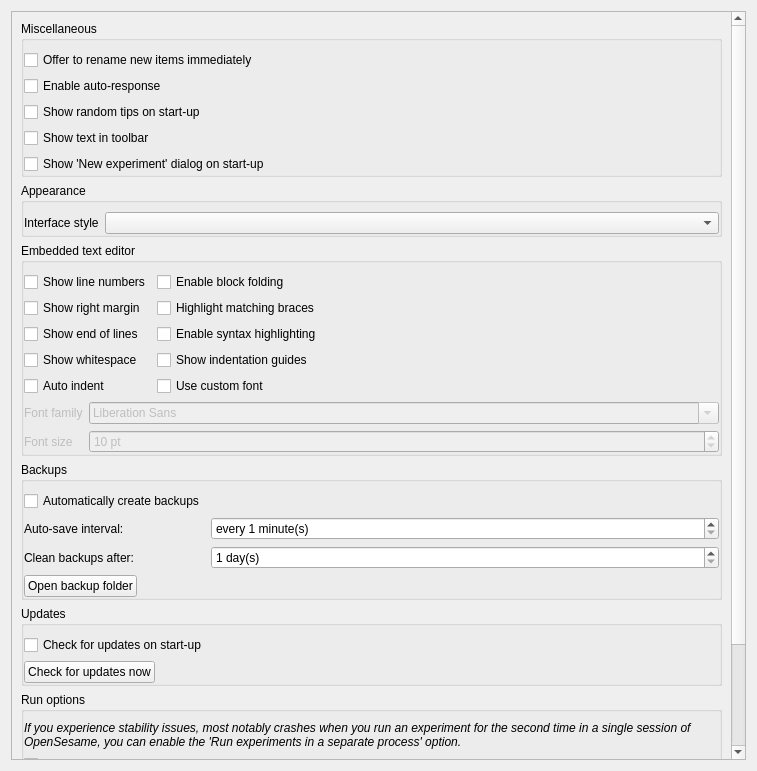
<?xml version="1.0" encoding="UTF-8"?>
<ui version="4.0">
 <class>Form</class>
 <widget class="QWidget" name="Form">
  <property name="geometry">
   <rect>
    <x>0</x>
    <y>0</y>
    <width>757</width>
    <height>771</height>
   </rect>
  </property>
  <property name="windowTitle">
   <string>Form</string>
  </property>
  <layout class="QVBoxLayout" name="verticalLayout">
   <item>
    <widget class="QScrollArea" name="scrollArea">
     <property name="widgetResizable">
      <bool>true</bool>
     </property>
     <widget class="QWidget" name="scrollAreaWidgetContents">
      <property name="geometry">
       <rect>
        <x>0</x>
        <y>0</y>
        <width>727</width>
        <height>930</height>
       </rect>
      </property>
      <layout class="QVBoxLayout" name="verticalLayout_2">
       <item>
        <widget class="QGroupBox" name="groupBox_2">
         <property name="sizePolicy">
          <sizepolicy hsizetype="Preferred" vsizetype="Fixed">
           <horstretch>0</horstretch>
           <verstretch>0</verstretch>
          </sizepolicy>
         </property>
         <property name="title">
          <string>Miscellaneous</string>
         </property>
         <layout class="QFormLayout" name="formLayout_3">
          <property name="leftMargin">
           <number>0</number>
          </property>
          <property name="rightMargin">
           <number>0</number>
          </property>
          <property name="bottomMargin">
           <number>0</number>
          </property>
          <item row="0" column="0">
           <widget class="QCheckBox" name="checkbox_immediately_rename">
            <property name="text">
             <string>Offer to rename new items immediately</string>
            </property>
           </widget>
          </item>
          <item row="1" column="0">
           <widget class="QCheckBox" name="checkbox_autoresponse">
            <property name="text">
             <string>Enable auto-response</string>
            </property>
           </widget>
          </item>
          <item row="2" column="0">
           <widget class="QCheckBox" name="checkbox_show_random_tips">
            <property name="text">
             <string>Show random tips on start-up</string>
            </property>
           </widget>
          </item>
          <item row="3" column="0">
           <widget class="QCheckBox" name="checkbox_toolbar_text">
            <property name="text">
             <string>Show text in toolbar</string>
            </property>
           </widget>
          </item>
          <item row="4" column="0">
           <widget class="QCheckBox" name="checkbox_new_experiment_dialog">
            <property name="text">
             <string>Show 'New experiment' dialog on start-up</string>
            </property>
           </widget>
          </item>
         </layout>
        </widget>
       </item>
       <item>
        <widget class="QGroupBox" name="groupBox_5">
         <property name="title">
          <string>Appearance</string>
         </property>
         <layout class="QFormLayout" name="formLayout_4">
          <property name="leftMargin">
           <number>0</number>
          </property>
          <property name="topMargin">
           <number>9</number>
          </property>
          <property name="rightMargin">
           <number>0</number>
          </property>
          <property name="bottomMargin">
           <number>0</number>
          </property>
          <item row="0" column="0">
           <widget class="QLabel" name="label_2">
            <property name="text">
             <string>Interface style</string>
            </property>
           </widget>
          </item>
          <item row="0" column="1">
           <widget class="QComboBox" name="combobox_style"/>
          </item>
         </layout>
        </widget>
       </item>
       <item>
        <widget class="QGroupBox" name="groupbox_scintilla">
         <property name="title">
          <string>Embedded text editor</string>
         </property>
         <layout class="QFormLayout" name="formLayout_5">
          <property name="fieldGrowthPolicy">
           <enum>QFormLayout::AllNonFixedFieldsGrow</enum>
          </property>
          <property name="leftMargin">
           <number>0</number>
          </property>
          <property name="rightMargin">
           <number>0</number>
          </property>
          <property name="bottomMargin">
           <number>0</number>
          </property>
          <item row="0" column="0">
           <widget class="QCheckBox" name="checkbox_scintilla_line_numbers">
            <property name="text">
             <string>Show line numbers</string>
            </property>
           </widget>
          </item>
          <item row="0" column="1">
           <widget class="QCheckBox" name="checkbox_scintilla_folding">
            <property name="text">
             <string>Enable block folding</string>
            </property>
           </widget>
          </item>
          <item row="1" column="0">
           <widget class="QCheckBox" name="checkbox_scintilla_right_margin">
            <property name="text">
             <string>Show right margin</string>
            </property>
           </widget>
          </item>
          <item row="1" column="1">
           <widget class="QCheckBox" name="checkbox_scintilla_brace_match">
            <property name="text">
             <string>Highlight matching braces</string>
            </property>
           </widget>
          </item>
          <item row="2" column="0">
           <widget class="QCheckBox" name="checkbox_scintilla_eol_visible">
            <property name="text">
             <string>Show end of lines</string>
            </property>
           </widget>
          </item>
          <item row="2" column="1">
           <widget class="QCheckBox" name="checkbox_scintilla_syntax_highlighting">
            <property name="text">
             <string>Enable syntax highlighting</string>
            </property>
           </widget>
          </item>
          <item row="3" column="0">
           <widget class="QCheckBox" name="checkbox_scintilla_whitespace_visible">
            <property name="text">
             <string>Show whitespace</string>
            </property>
           </widget>
          </item>
          <item row="3" column="1">
           <widget class="QCheckBox" name="checkbox_scintilla_indentation_guides">
            <property name="text">
             <string>Show indentation guides</string>
            </property>
           </widget>
          </item>
          <item row="4" column="0">
           <widget class="QCheckBox" name="checkbox_scintilla_auto_indent">
            <property name="text">
             <string>Auto indent</string>
            </property>
           </widget>
          </item>
          <item row="4" column="1">
           <widget class="QCheckBox" name="checkbox_scintilla_custom_font">
            <property name="text">
             <string>Use custom font</string>
            </property>
           </widget>
          </item>
          <item row="5" column="0" colspan="2">
           <widget class="QWidget" name="widget_scintilla_font" native="true">
            <property name="enabled">
             <bool>false</bool>
            </property>
            <layout class="QFormLayout" name="formLayout_6">
             <property name="fieldGrowthPolicy">
              <enum>QFormLayout::AllNonFixedFieldsGrow</enum>
             </property>
             <property name="margin">
              <number>0</number>
             </property>
             <item row="0" column="0">
              <widget class="QLabel" name="label_4">
               <property name="text">
                <string>Font family</string>
               </property>
              </widget>
             </item>
             <item row="0" column="1">
              <widget class="QFontComboBox" name="font_scintilla_font_family"/>
             </item>
             <item row="1" column="0">
              <widget class="QLabel" name="label_5">
               <property name="text">
                <string>Font size</string>
               </property>
              </widget>
             </item>
             <item row="1" column="1">
              <widget class="QSpinBox" name="spinbox_scintilla_font_size">
               <property name="suffix">
                <string> pt</string>
               </property>
               <property name="minimum">
                <number>2</number>
               </property>
               <property name="value">
                <number>10</number>
               </property>
              </widget>
             </item>
            </layout>
           </widget>
          </item>
         </layout>
        </widget>
       </item>
       <item>
        <widget class="QGroupBox" name="groupBox">
         <property name="sizePolicy">
          <sizepolicy hsizetype="Preferred" vsizetype="Fixed">
           <horstretch>0</horstretch>
           <verstretch>0</verstretch>
          </sizepolicy>
         </property>
         <property name="title">
          <string>Backups</string>
         </property>
         <property name="flat">
          <bool>false</bool>
         </property>
         <layout class="QFormLayout" name="formLayout_2">
          <property name="horizontalSpacing">
           <number>6</number>
          </property>
          <property name="leftMargin">
           <number>0</number>
          </property>
          <property name="topMargin">
           <number>9</number>
          </property>
          <property name="rightMargin">
           <number>0</number>
          </property>
          <property name="bottomMargin">
           <number>0</number>
          </property>
          <item row="0" column="0">
           <widget class="QCheckBox" name="checkbox_enable_autosave">
            <property name="text">
             <string>Automatically create backups</string>
            </property>
           </widget>
          </item>
          <item row="1" column="0">
           <widget class="QLabel" name="label_autosave_interval">
            <property name="text">
             <string>Auto-save interval:</string>
            </property>
           </widget>
          </item>
          <item row="1" column="1">
           <widget class="QSpinBox" name="spinbox_autosave_interval">
            <property name="suffix">
             <string> minute(s)</string>
            </property>
            <property name="prefix">
             <string>every </string>
            </property>
            <property name="minimum">
             <number>1</number>
            </property>
            <property name="maximum">
             <number>1000</number>
            </property>
            <property name="singleStep">
             <number>10</number>
            </property>
           </widget>
          </item>
          <item row="3" column="0">
           <widget class="QPushButton" name="button_browse_autosave">
            <property name="text">
             <string>Open backup folder</string>
            </property>
            <property name="icon">
             <iconset resource="icons.qrc">
              <normaloff>:/icons/browse.png</normaloff>:/icons/browse.png</iconset>
            </property>
           </widget>
          </item>
          <item row="2" column="0">
           <widget class="QLabel" name="label_3">
            <property name="text">
             <string>Clean backups after:</string>
            </property>
           </widget>
          </item>
          <item row="2" column="1">
           <widget class="QSpinBox" name="spinbox_autosave_max_age">
            <property name="suffix">
             <string> day(s)</string>
            </property>
            <property name="minimum">
             <number>1</number>
            </property>
            <property name="maximum">
             <number>365</number>
            </property>
           </widget>
          </item>
         </layout>
        </widget>
       </item>
       <item>
        <widget class="QGroupBox" name="groupBox_3">
         <property name="sizePolicy">
          <sizepolicy hsizetype="Preferred" vsizetype="Fixed">
           <horstretch>0</horstretch>
           <verstretch>0</verstretch>
          </sizepolicy>
         </property>
         <property name="title">
          <string>Updates</string>
         </property>
         <layout class="QFormLayout" name="formLayout">
          <property name="fieldGrowthPolicy">
           <enum>QFormLayout::AllNonFixedFieldsGrow</enum>
          </property>
          <property name="leftMargin">
           <number>0</number>
          </property>
          <property name="rightMargin">
           <number>0</number>
          </property>
          <property name="bottomMargin">
           <number>0</number>
          </property>
          <item row="0" column="0">
           <widget class="QCheckBox" name="checkbox_auto_update_check">
            <property name="text">
             <string>Check for updates on start-up</string>
            </property>
           </widget>
          </item>
          <item row="1" column="0">
           <widget class="QPushButton" name="button_update_check">
            <property name="text">
             <string>Check for updates now</string>
            </property>
            <property name="icon">
             <iconset resource="icons.qrc">
              <normaloff>:/icons/update.png</normaloff>:/icons/update.png</iconset>
            </property>
           </widget>
          </item>
         </layout>
        </widget>
       </item>
       <item>
        <widget class="QGroupBox" name="groupBox_4">
         <property name="title">
          <string>Run options</string>
         </property>
         <layout class="QGridLayout" name="gridLayout">
          <property name="leftMargin">
           <number>0</number>
          </property>
          <property name="topMargin">
           <number>9</number>
          </property>
          <property name="rightMargin">
           <number>0</number>
          </property>
          <property name="bottomMargin">
           <number>0</number>
          </property>
          <item row="0" column="0" colspan="2">
           <widget class="QLabel" name="label">
            <property name="text">
             <string>&lt;!DOCTYPE HTML PUBLIC &quot;-//W3C//DTD HTML 4.0//EN&quot; &quot;http://www.w3.org/TR/REC-html40/strict.dtd&quot;&gt;
&lt;html&gt;&lt;head&gt;&lt;meta name=&quot;qrichtext&quot; content=&quot;1&quot; /&gt;&lt;style type=&quot;text/css&quot;&gt;
p, li { white-space: pre-wrap; }
&lt;/style&gt;&lt;/head&gt;&lt;body style=&quot; font-family:'Ubuntu'; font-size:9pt; font-weight:400; font-style:normal;&quot;&gt;
&lt;p style=&quot; margin-top:0px; margin-bottom:0px; margin-left:0px; margin-right:0px; -qt-block-indent:0; text-indent:0px;&quot;&gt;&lt;span style=&quot; font-style:italic;&quot;&gt;If you experience stability issues, most notably crashes when you run an experiment for the second time in a single session of OpenSesame, you can enable the 'Run experiments in a separate process' option.&lt;/span&gt;&lt;/p&gt;&lt;/body&gt;&lt;/html&gt;</string>
            </property>
            <property name="wordWrap">
             <bool>true</bool>
            </property>
           </widget>
          </item>
          <item row="1" column="0" colspan="2">
           <widget class="QCheckBox" name="checkbox_opensesamerun">
            <property name="text">
             <string>Run experiments in a separate process</string>
            </property>
           </widget>
          </item>
          <item row="2" column="0" colspan="2">
           <widget class="QCheckBox" name="checkbox_auto_opensesamerun_exec">
            <property name="text">
             <string>Auto-detect the run command</string>
            </property>
           </widget>
          </item>
          <item row="3" column="0">
           <widget class="QLabel" name="label_opensesamerun_exec">
            <property name="text">
             <string>Custom run command:</string>
            </property>
           </widget>
          </item>
          <item row="3" column="1">
           <widget class="QLineEdit" name="edit_opensesamerun_exec"/>
          </item>
         </layout>
        </widget>
       </item>
       <item>
        <spacer name="verticalSpacer">
         <property name="orientation">
          <enum>Qt::Vertical</enum>
         </property>
         <property name="sizeHint" stdset="0">
          <size>
           <width>20</width>
           <height>40</height>
          </size>
         </property>
        </spacer>
       </item>
      </layout>
     </widget>
    </widget>
   </item>
  </layout>
 </widget>
 <resources>
  <include location="icons.qrc"/>
 </resources>
 <connections>
  <connection>
   <sender>checkbox_opensesamerun</sender>
   <signal>toggled(bool)</signal>
   <receiver>checkbox_auto_opensesamerun_exec</receiver>
   <slot>setEnabled(bool)</slot>
   <hints>
    <hint type="sourcelabel">
     <x>273</x>
     <y>496</y>
    </hint>
    <hint type="destinationlabel">
     <x>273</x>
     <y>522</y>
    </hint>
   </hints>
  </connection>
  <connection>
   <sender>checkbox_auto_opensesamerun_exec</sender>
   <signal>toggled(bool)</signal>
   <receiver>label_opensesamerun_exec</receiver>
   <slot>setEnabled(bool)</slot>
   <hints>
    <hint type="sourcelabel">
     <x>273</x>
     <y>522</y>
    </hint>
    <hint type="destinationlabel">
     <x>97</x>
     <y>551</y>
    </hint>
   </hints>
  </connection>
  <connection>
   <sender>checkbox_auto_opensesamerun_exec</sender>
   <signal>toggled(bool)</signal>
   <receiver>label_opensesamerun_exec</receiver>
   <slot>setDisabled(bool)</slot>
   <hints>
    <hint type="sourcelabel">
     <x>273</x>
     <y>522</y>
    </hint>
    <hint type="destinationlabel">
     <x>97</x>
     <y>551</y>
    </hint>
   </hints>
  </connection>
  <connection>
   <sender>checkbox_auto_opensesamerun_exec</sender>
   <signal>toggled(bool)</signal>
   <receiver>edit_opensesamerun_exec</receiver>
   <slot>setDisabled(bool)</slot>
   <hints>
    <hint type="sourcelabel">
     <x>273</x>
     <y>522</y>
    </hint>
    <hint type="destinationlabel">
     <x>337</x>
     <y>551</y>
    </hint>
   </hints>
  </connection>
  <connection>
   <sender>checkbox_enable_autosave</sender>
   <signal>toggled(bool)</signal>
   <receiver>spinbox_autosave_interval</receiver>
   <slot>setEnabled(bool)</slot>
   <hints>
    <hint type="sourcelabel">
     <x>273</x>
     <y>230</y>
    </hint>
    <hint type="destinationlabel">
     <x>328</x>
     <y>265</y>
    </hint>
   </hints>
  </connection>
  <connection>
   <sender>checkbox_enable_autosave</sender>
   <signal>toggled(bool)</signal>
   <receiver>label_autosave_interval</receiver>
   <slot>setEnabled(bool)</slot>
   <hints>
    <hint type="sourcelabel">
     <x>273</x>
     <y>230</y>
    </hint>
    <hint type="destinationlabel">
     <x>78</x>
     <y>265</y>
    </hint>
   </hints>
  </connection>
  <connection>
   <sender>checkbox_scintilla_custom_font</sender>
   <signal>toggled(bool)</signal>
   <receiver>widget_scintilla_font</receiver>
   <slot>setEnabled(bool)</slot>
   <hints>
    <hint type="sourcelabel">
     <x>456</x>
     <y>365</y>
    </hint>
    <hint type="destinationlabel">
     <x>377</x>
     <y>412</y>
    </hint>
   </hints>
  </connection>
 </connections>
</ui>
